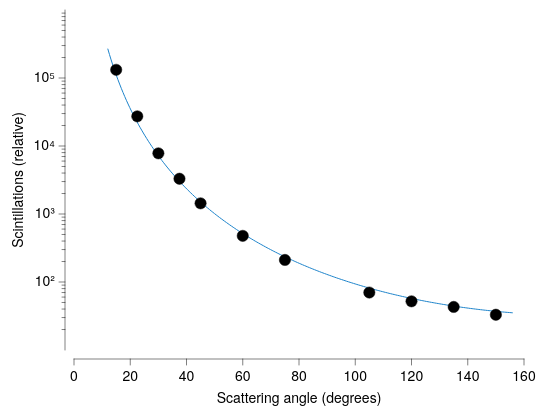

This figure's Vega-Lite source:
### Vega-Lite specification from a JSON file in a GitHub repository (floating-point values rounded to 4 significant figures; data arrays with more than 128 entries replaced by an {"elided": "..."} marker saying what was removed)
{"background": null, "config": {"arc": {"fill": "#DBDBDB", "fillOpacity": 1.0, "innerRadius": 42.5, "padAngle": 0.03, "stroke": "black", "strokeOpacity": 1, "strokeWidth": 0.25}, "area": {"fill": "#DBDBDB", "fillOpacity": 1.0, "stroke": "black", "strokeOpacity": 1, "strokeWidth": 0.25}, "axis": {"domain": true, "domainCap": "round", "domainColor": "black", "domainWidth": 0.25, "grid": false, "gridCap": "round", "gridColor": "#F1F1F1", "gridDash": [0, 0], "gridOpacity": 1.0, "gridWidth": 0.25, "labelColor": "black", "labelFont": "Helvetica Neue, HelveticaNeue, Helvetica, Arial, sans-serif", "labelFontSize": 7, "labelFontStyle": "normal", "labelFontWeight": 400, "offset": 4.5, "ticks": true, "tickCap": "round", "tickColor": "black", "tickRound": false, "tickSize": 3, "tickWidth": 0.25, "titleColor": "black", "titleFont": "Helvetica Neue, HelveticaNeue, Helvetica, Arial, sans-serif", "titleFontSize": 7, "titleFontStyle": "normal", "titleFontWeight": 400}, "axisX": {"domain": true, "labelAlign": "center", "labelAngle": 0, "labels": true, "ticks": true, "translate": 0}, "axisY": {"domain": true, "labelAlign": "right", "labelAngle": 0, "labels": true, "ticks": true, "translate": 0}, "axisRight": {"domain": true, "labelAlign": "left", "labelAngle": 0, "labels": true, "ticks": true, "translate": 0}, "axisTop": {"domain": true, "labelAlign": "center", "labelAngle": 0, "labels": true, "ticks": true, "translate": 0}, "axisBand": {"tickOffset": 0}, "bar": {"fill": "#DBDBDB", "fillOpacity": 1.0, "stroke": "black", "strokeOpacity": 1, "strokeWidth": 0.25}, "boxplot": {"size": 15.3, "ticks": {"cornerRadius": 0.25, "fill": "black", "opacity": 1, "size": 7.65, "thickness": 0.25}, "box": {"fillOpacity": 1.0, "stroke": "black", "strokeOpacity": 1, "strokeWidth": 0.25}, "median": {"cornerRadius": 0, "fill": "black", "fillOpacity": 1.0, "opacity": 1, "size": 15.3, "thickness": 0.25}, "rule": {"fill": "black", "fillOpacity": 1.0, "size": 17.0, "stroke": "black", "strokeDash": [0, 0], "strokeOpacity": 1, "strokeWidth": 0.25}, "outliers": {"color": "black", "fill": "black", "fillOpacity": 1.0, "size": 0, "stroke": "black", "strokeOpacity": 1, "strokeWidth": 0.25}}, "circle": {"fill": "black", "fillOpacity": 1.0, "size": 2.125, "stroke": null, "strokeOpacity": 1, "strokeWidth": 0.25}, "errorband": {"band": {"fillOpacity": 0.6, "stroke": null, "strokeWidth": 0.25, "strokeOpacity": 1}, "borders": {"opacity": 0, "strokeOpacity": 0.25, "strokeWidth": 1}}, "errorbar": {"opacity": 1, "rule": {"strokeDash": [0, 0], "strokeWidth": 0.25}, "ticks": {"color": "black", "cornerRadius": 0.125, "opacity": 1, "size": 10.2, "thickness": 0.25}, "thickness": 0.25}, "font": "Helvetica Neue, HelveticaNeue, Helvetica, Arial, sans-serif", "geoshape": {"fill": "#DBDBDB", "fillOpacity": 1.0, "stroke": "black", "strokeOpacity": 1, "strokeWidth": 0.25}, "header": {"labelColor": "black", "labelFont": "Helvetica Neue, HelveticaNeue, Helvetica, Arial, sans-serif", "labelFontSize": 7, "labelFontStyle": "normal", "labelFontWeight": 400, "titleColor": "black", "titleFont": "Helvetica Neue, HelveticaNeue, Helvetica, Arial, sans-serif", "titleFontSize": 7, "titleFontStyle": "normal", "titleFontWeight": 400, "titlePadding": 0}, "legend": {"disable": false, "offset": 4.5, "titlePadding": 4, "labelOffset": 2, "gradientLabelOffset": 2, "gradientLength": 85.0, "gradientThickness": 8.5, "gradientOpacity": 1.0, "gradientStrokeColor": "black", "gradientStrokeWidth": 0.25, "labelColor": "black", "labelFont": "Helvetica Neue, HelveticaNeue, Helvetica, Arial, sans-serif", "labelFontSize": 7, "labelFontStyle": "normal", "labelFontWeight": 400, "strokeColor": "black", "strokeWidth": 0, "symbolSize": 42, "symbolStrokeColor": "black", "symbolStrokeWidth": 0.25, "titleColor": "black", "titleFont": "Helvetica Neue, HelveticaNeue, Helvetica, Arial, sans-serif", "titleFontSize": 7, "titleFontStyle": "normal", "titleFontWeight": 400}, "line": {"color": "black", "stroke": "black", "strokeCap": "butt", "strokeDash": [0, 0], "strokeOpacity": 1, "strokeWidth": 0.5}, "point": {"filled": true, "fill": "#DBDBDB", "fillOpacity": 1.0, "size": 8.5, "stroke": "black", "strokeOpacity": 1, "strokeWidth": 0.25}, "range": {"category": ["#B2B2B2", "#4A7CD3", "#008542", "#664CAF", "#509F98", "#636363", "#284F93", "#005226", "#382864", "#285753"], "diverging": {"scheme": ["#443E60", "#5F597E", "#7C759B", "#9994B6", "#B7B4CC", "#D6D5DC", "#F6F6F6", "#D1DAD9", "#A4C2BF", "#7AA9A4", "#578E89", "#37736E", "#1B5954"]}, "heatmap": {"scheme": ["#440154", "#472270", "#433E82", "#38598C", "#2C728E", "#238A8D", "#24A086", "#39B578", "#5DC862", "#96D646", "#CAE02D", "#FDE724"]}, "ordinal": {"scheme": ["#F1F1F1", "#DBDBDB", "#C6C6C6", "#B2B2B2", "#9D9D9D", "#898989", "#767676", "#636363", "#515151", "#404040", "#2F2F2F", "#1F1F1F"]}, "ramp": {"scheme": ["#440154", "#472270", "#433E82", "#38598C", "#2C728E", "#238A8D", "#24A086", "#39B578", "#5DC862", "#96D646", "#CAE02D", "#FDE724"]}}, "rule": {"color": "black", "stroke": "black", "strokeCap": "round", "strokeDash": [2, 2], "strokeOpacity": 1, "strokeWidth": 0.25}, "scale": {"barBandPaddingInner": 0.1, "rectBandPaddingInner": 0, "tickBandPaddingInner": 0.1, "bandPaddingOuter": 0.1, "bandWithNestedOffsetPaddingInner": 0.2, "bandWithNestedOffsetPaddingOuter": 0.2, "offsetBandPaddingInner": 0, "offsetBandPaddingOuter": 0, "round": false}, "rect": {"fill": "#DBDBDB", "fillOpacity": 1.0, "stroke": "black", "strokeOpacity": 1, "strokeWidth": 0.25}, "square": {"fill": "#DBDBDB", "fillOpacity": 1.0, "size": 17.0, "stroke": "black", "strokeOpacity": 1, "strokeWidth": 0.25}, "text": {"color": "black", "font": "Helvetica Neue, HelveticaNeue, Helvetica, Arial, sans-serif", "fontSize": 7, "fontStyle": "normal", "fontWeight": 400}, "tick": {"color": "black", "cornerRadius": 0.125, "opacity": 1.0, "size": 15.3, "thickness": 0.25}, "title": {"anchor": "middle", "frame": "group", "color": "black", "font": "Helvetica Neue, HelveticaNeue, Helvetica, Arial, sans-serif", "fontSize": 7, "fontStyle": "normal", "fontWeight": 400, "subtitleColor": "black", "subtitleFont": "Helvetica Neue, HelveticaNeue, Helvetica, Arial, sans-serif", "subtitleFontSize": "Helvetica Neue, HelveticaNeue, Helvetica, Arial, sans-serif", "subtitleFontStyle": "normal", "subtitleFontWeight": 400}, "trail": {"color": "black", "opacity": 1, "size": 0.5}, "view": {"continuousWidth": 225, "continuousHeight": 170, "discreteWidth": 225, "discreteHeight": 170, "fill": null, "stroke": null, "strokeWidth": 0.25}}, "layer": [{"layer": [{"data": {"name": "data-c2122a1daf34c608097629d361eca1b3"}, "mark": {"type": "line", "color": "#1D83CA"}, "encoding": {"x": {"field": "angle", "scale": {"domain": [0, 160], "nice": false}, "title": "Scattering angle (degrees)", "type": "quantitative"}, "y": {"axis": {"labelExpr": "round(log(datum.value) / log(10)) < 0 ? '10⁻' + (abs(round(log(datum.value) / log(10))) >= 10 ? '⁰¹²³⁴⁵⁶⁷⁸⁹'[floor(abs(round(log(datum.value) / log(10)))/10)] + '⁰¹²³⁴⁵⁶⁷⁸⁹'[abs(round(log(datum.value) / log(10)))%10] : '⁰¹²³⁴⁵⁶⁷⁸⁹'[abs(round(log(datum.value) / log(10)))]) : '10' + (abs(round(log(datum.value) / log(10))) >= 10 ? '⁰¹²³⁴⁵⁶⁷⁸⁹'[floor(abs(round(log(datum.value) / log(10)))/10)] + '⁰¹²³⁴⁵⁶⁷⁸⁹'[abs(round(log(datum.value) / log(10)))%10] : '⁰¹²³⁴⁵⁶⁷⁸⁹'[abs(round(log(datum.value) / log(10)))])", "title": "Scintillations (relative)", "values": [100, 1000, 10000, 100000]}, "field": "N", "scale": {"domain": [20, 300000.0], "type": "log"}, "type": "quantitative"}}}, {"data": {"name": "data-94158ffd55df68be378126bf512a7c99"}, "mark": {"type": "point", "color": "black", "filled": true, "size": 32}, "encoding": {"x": {"field": "angle", "scale": {"domain": [0, 160], "nice": false}, "title": "Scattering angle (degrees)", "type": "quantitative"}, "y": {"axis": {"labelExpr": "round(log(datum.value) / log(10)) < 0 ? '10⁻' + (abs(round(log(datum.value) / log(10))) >= 10 ? '⁰¹²³⁴⁵⁶⁷⁸⁹'[floor(abs(round(log(datum.value) / log(10)))/10)] + '⁰¹²³⁴⁵⁶⁷⁸⁹'[abs(round(log(datum.value) / log(10)))%10] : '⁰¹²³⁴⁵⁶⁷⁸⁹'[abs(round(log(datum.value) / log(10)))]) : '10' + (abs(round(log(datum.value) / log(10))) >= 10 ? '⁰¹²³⁴⁵⁶⁷⁸⁹'[floor(abs(round(log(datum.value) / log(10)))/10)] + '⁰¹²³⁴⁵⁶⁷⁸⁹'[abs(round(log(datum.value) / log(10)))%10] : '⁰¹²³⁴⁵⁶⁷⁸⁹'[abs(round(log(datum.value) / log(10)))])", "title": "Scintillations (relative)", "values": [100, 1000, 10000, 100000]}, "field": "N", "scale": {"domain": [20, 300000.0], "type": "log"}, "type": "quantitative"}}}]}, {"data": {"name": "data-94158ffd55df68be378126bf512a7c99"}, "mark": {"type": "point", "opacity": 0}, "encoding": {"y": {"axis": {"domain": false, "grid": false, "labels": false, "orient": "left", "tickSize": 1.5, "ticks": true, "values": [20, 30, 40, 50, 60, 70, 80, 90, 200, 300, 400, 500, 600, 700, 800, 900, 2000, 3000, 4000, 5000, 6000, 7000, 8000, 9000, 20000, 30000, 40000, 50000, 60000, 70000, 80000, 90000, 200000, 300000, 400000, 500000, 600000, 700000, 800000, 900000]}, "field": "N", "scale": {"base": 10, "domain": [10, 1000000], "type": "log"}, "title": null, "type": "quantitative"}}, "transform": [{"filter": "false"}]}], "resolve": {"axis": {"y": "independent"}}, "$schema": "https://vega.github.io/schema/vega-lite/v6.4.1.json", "datasets": {"data-c2122a1daf34c608097629d361eca1b3": {"elided": "240 records"}, "data-94158ffd55df68be378126bf512a7c99": [{"angle": 15.0, "N": 132000.0}, {"angle": 22.5, "N": 27300.0}, {"angle": 30.0, "N": 7800.0}, {"angle": 37.5, "N": 3300.0}, {"angle": 45.0, "N": 1435.0}, {"angle": 60.0, "N": 477.0}, {"angle": 75.0, "N": 211.0}, {"angle": 105.0, "N": 70.0}, {"angle": 120.0, "N": 52.0}, {"angle": 135.0, "N": 43.0}, {"angle": 150.0, "N": 33.0}]}}
